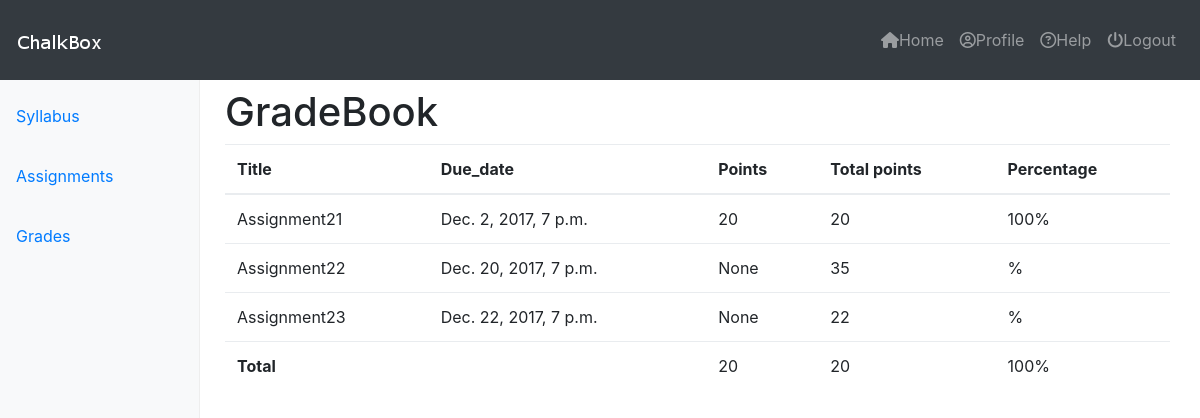
The page /courses/2/submissions/grades/ (signed in) on the database its author committed.
### submissions/models.py (models this page shows, shortened)
class Submission(models.Model):
    course = models.ForeignKey(Course)
    user = models.ForeignKey(User)
    assignment = models.ForeignKey(Assignment)
    submission	= models.FileField(null=True, blank=True)
    points	= models.IntegerField(null=True, blank=True)
    total_points	= models.IntegerField(null=True, blank=True)
    comments = models.TextField(blank=True)
    updated	= models.DateTimeField(auto_now=True)

### assignments/models.py (models this page shows, shortened)
class Assignment(models.Model):
	course = models.ForeignKey(Course)
	title = models.CharField(max_length=120, unique=True)
	due_date = models.DateTimeField()
	total_points	= models.IntegerField()
	description = models.TextField(blank=True)
	updated     = models.DateTimeField(auto_now=True)
	timestamp   = models.DateTimeField(auto_now_add=True)
	question	= models.FileField(null=True, blank=True)
	publish		= models.BooleanField(default=False)

### submissions/views.py (the view)
def student_grade(request, cid=None):
	submissions = Submission.objects.all().filter(course__id=cid, user__id=request.user.id)
	points = 0
	total_points = 0
	for sub in submissions:
		if sub.points:
			points += sub.points
			total_points += sub.assignment.total_points
	context = {
		"object_list": submissions,
		"points": points,
		"total": total_points,
		"id": cid,
	}
	return render(request, "submission/student_grade.html", context)

### accounts/models.py (called while the page is built)
	@property
	def is_staff(self):
		return self.staff

### templates/submission/student_grade.html (shortened to what this page needs)
{% extends "base_navbar.html" %}
{% block content %}
<div class="container-fluid">
	{% include "side_bar.html" with cid=id %}
    <main role="main" class="col-sm-9 ml-sm-auto col-md-10 pt-2">
    <div class="content">
	<h1>GradeBook</h1>
	<table class="table">
		<thead>
		    <tr>
		      <th scope="col">Title</th>
		      <th scope="col">Due_date</th>
		      <th scope="col">Points</th>
		      <th scope="col">Total points</th>
		      <th scope="col">Percentage</th>
		    </tr>
		</thead>
		<tbody>
	       	{% for obj in object_list %}
	       	{%  widthratio obj.points obj.assignment.total_points 100 as ratios %}
			    <tr>
			      <td>{{ obj.assignment.title }}</td>
			      <td>{{ obj.assignment.due_date }}</td>
			      <td>{{ obj.points }}</td>
			      <td>{{ obj.assignment.total_points }}</td>
			      <td>{{ ratios }}%</td>
			    </tr>
	       	{% endfor %}
	       	    <tr>
			     {%  widthratio points total 100 as percent %}
			      <td><b>Total</b></td>
			      <td></td>
			      <td>{{ points }}</td>
			      <td>{{ total }}</td>
			      <td>{{ percent }}%</td>
			    </tr>
       	</tbody>
	</table>
	</div>
    </main>
</div>
{% endblock %}

### static_proj/static_root/css/custom.css (style rules this page uses)
.content { padding-top: 10vh; }

### rows shown on the page
Submission: assignment "Assignment21", assignment.due_date "Dec. 2, 2017, 7 p.m.", points "20", assignment.total_points "20", ratios "100"
Submission: assignment "Assignment22", assignment.due_date "Dec. 20, 2017, 7 p.m.", points "None", assignment.total_points "35"
Submission: assignment "Assignment23", assignment.due_date "Dec. 22, 2017, 7 p.m.", points "None", assignment.total_points "22"

### other values the page prints
{{ points }} "20"
{{ total }} "20"
{{ percent }} "100"
